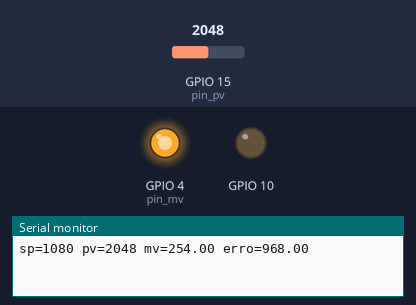
The sketch below on a simulated ESP32-S3. On the bench: output pins drawn as LEDs (lit = HIGH), the last lines printed to the serial monitor. Inputs (shaded band) come from the test bench; at power-on: GPIO 15 (pin_pv) = 2048.

Above: at 1.3 s.
1.4 s: GPIO 15 (pin_pv) set to 491
At 3.4 s:
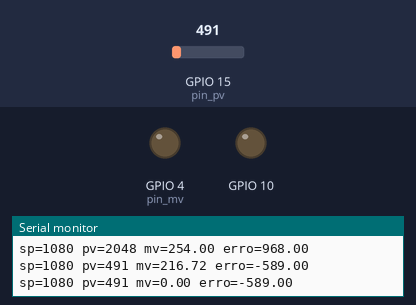
4.4 s: GPIO 15 (pin_pv) set to 2047
At 5.38 s:
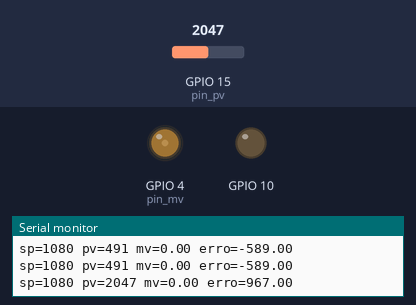
7.3 s: GPIO 15 (pin_pv) set to 0
At 7.68 s:
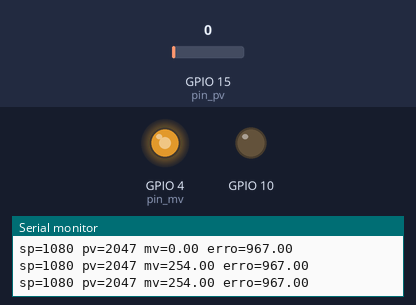
Timing chart, 0 to 10.3 s (numbered marks = the images above; inputs shaded):
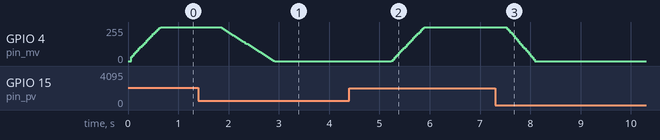

Measured:
- after the input at 1.4 s, GPIO 4 (pin_mv): moves from 254/255 to 0/255 over 1.1 s, starting after 0.43 s
- after the input at 4.4 s, GPIO 4 (pin_mv): moves from 0/255 to 254/255 over 0.65 s, starting after 0.84 s
- after the input at 7.3 s, GPIO 4 (pin_mv): moves from 254/255 to 0/255 over 0.56 s, starting after 0.23 s

The sketch:

pid_led.ino
```cpp
#include <Ticker.h>

int spValue = 1080, pvValue = 0;
int sensorValue = 0;

const int pin_mv = 4; //pino led
const int pin_pv = 15; // Pino de entrada para a variável medida (ldr)


const int lim_int_sup = 29000;
const int lim_int_inf = -29000;
const int lim_pwm_sup = 254;

volatile int teste = 0, teste2 = 0, display_7seg;
float kp = 0.01;  // Constante ganho proporcional
float Ti = 0.8;   // Tempo Integral
float Td = 0.1;   // Tempo Derivativo
float erro = 0;   // Erro
float erro_ant = 0; // Erro anterior para ação derivativa
float P = 0;    // Ação Proporcional
float S = 0;    // Integrador
float I = 0;    // Ação Integral
float D = 0;    // Ação Derivativa
float acao;     // Ação na variável manipulada

Ticker timer;

void amostragem()
{
  teste++;
  teste2++;
  if (teste > 30)
  {
    teste = 0;
    pvValue = analogRead(pin_pv); // Leitura do valor de variável medida
    erro = pvValue - spValue;
    P = erro * kp;
    S = S + erro;    // Fórmula do integrador
    if (S > lim_int_sup) // Limitador Integral superior
    {
      S = lim_int_sup;
    }
    if (S < lim_int_inf) // Limitador Integral inferior
    {
      S = lim_int_inf;
    }
    I = kp * S / Ti; // Fórmula da ação integral
    D = (erro_ant - erro) * Td;
    erro_ant = erro;

    acao = P + I + D;   // Cálculo da ação final do controlador PID
    if (acao > lim_pwm_sup) // Limitador saída superior pwm
    {
      acao = lim_pwm_sup;
    }
    if (acao < 0) // Limitador saída inferior pwm
    {
      acao = 0;
    }
    analogWrite(pin_mv, acao); // Linha principal para ação na variável manipulada
  }
  if (teste2 > 1000) // Atualiza o gráfico do plotter serial a cada 1 segundo
  {
    teste2 = 0;
    Serial.println(); // As linhas a seguir servem para mostrar as variáveis no plotter serial do Arduino
    Serial.print("sp=");
    Serial.print(spValue); // Legenda setpoint
    Serial.print(" pv=");
    Serial.print(pvValue); // Legenda variável medida
    Serial.print(" mv=");
    Serial.print(acao); // Legenda variável manipulada
    Serial.print(" erro=");
    Serial.print(erro); // Legenda desvio ou erro
  }
}

void setup()
{
  Serial.begin(9600); // Define velocidade serial de 9600bps
  pinMode(pin_mv, OUTPUT);
  pinMode(10, OUTPUT);
  timer.attach_ms(1, amostragem); // Configura uma interrupção a cada 1 ms
  delay(100);
}

void loop()
{

}
```

testPI.ino
```cpp
float controle_vel_linear(float vel_desejada, float vel_medida) {

  // Parâmetros do controlador
  float kp = 0.01;    // Ganho Proporcional (ajuste conforme necessário)
  float ki = 0.0001;  // Ganho Integral (ajuste conforme necessário)

  // Variáveis de estado
  static float prevError = 0.0;
  static float integral = 0.0;
  static unsigned long prevTime = 0;
  static float prevControle = 0.0;

  // Tempo de amostragem em milissegundos
  unsigned long sampleTime = 500;

  // Obtém o tempo atual
  unsigned long tempoAtual = millis();

  // Verifica se é hora de realizar um novo cálculo de controle
  if (tempoAtual - prevTime >= sampleTime) {
    prevTime = tempoAtual;

    // Calcula o erro atual
    float error = vel_desejada - vel_medida;

    // Calcula a parte proporcional do controle
    float proporcional = kp * error;

    // Calcula a parte integral do controle
    integral += ki * error;

    // Soma as partes proporcional e integral para obter o controle total
    float Controle = proporcional + integral;

    // Limita a saída do controle para evitar valores muito altos ou baixos
    if (Controle > 0.5) {
      Controle = 0.5;
    } else if (Controle < -0.6) {
      Controle = -0.6;
    }

    // Armazena o controle anterior para uso na próxima iteração
    prevControle = Controle;

    // Armazena o erro anterior para cálculo da parte integral
    prevError = error;

    // Saída de depuração (pode ser comentada quando não for necessário)
    Serial.print("vel_desejada: " + String(vel_desejada));
    Serial.print("   vel_medida: " + String(vel_medida));
    Serial.println("   Controle: " + String(Controle));

    return Controle;
  }

  // Se não é hora de calcular o controle, retorna o valor anterior
  return prevControle;
}
```
